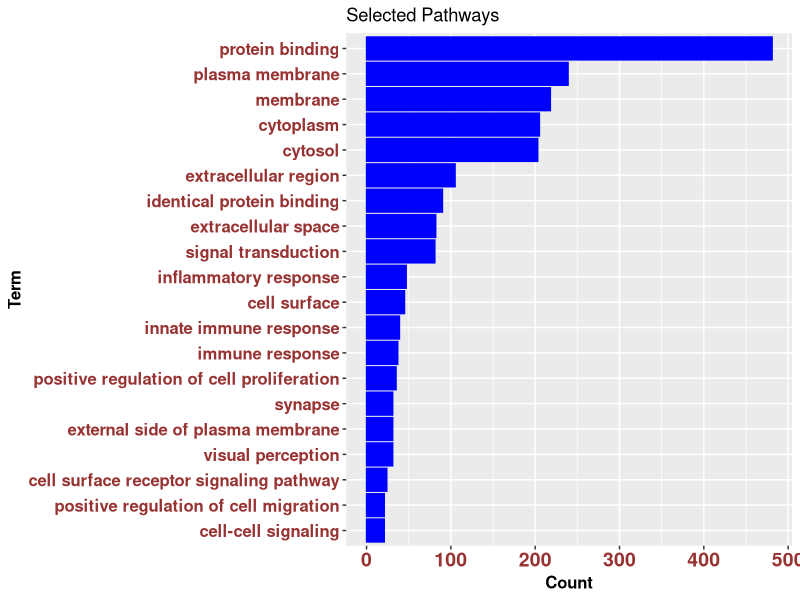

This chart was generated by the following R code:

library(dplyr)
library(ggplot2)
library("Cairo")
library(tidyverse)

## extract gene names from a data frame
# write.table(filtered_CV_top50_tpm_matrix$hgnc_symbol, "gene_symbols_top50_CV.txt",
#             row.names = FALSE, quote = FALSE)

david_data=read.delim("david_analysis.txt", sep='\t')
head(david_data)


david_data<-david_data %>% 
  filter(substr(Term,1,2)=="GO", FDR < 0.05) %>% 
  mutate(GO_ID = do.call('rbind', strsplit(Term,'~', fixed=TRUE))[,1],
         Term = do.call('rbind', strsplit(Term,'~', fixed=TRUE))[,2]) %>% 
  arrange(Count)
  
head(david_data)
# volcano
# down_et_C_MW <- subset(et_table_C_MW, et_table_C_MW$logFC <= -1 & et_table_C_MW$PValue <= 0.0001)
# with(et_table_MT_AB, plot(et_table_MT_AB$logFC, -log10(et_table_MT_AB$PValue),
#                           pch=20, main="Cond. A vs Cond. B in MT",ylim=c(0,10)))
# with(subset(et_table_MT_AB, logFC >= 1 & PValue <= 0.001), 
#      points(logFC, -log10(PValue), pch=20, col="red"))
# with(subset(et_table_MT_AB, logFC <= -1 & PValue <= 0.001),
#      points(logFC, -log10(PValue), pch=20, col="blue"))
# S6 Vs R6 all pathways

Cairo(
file="bar_chart_pathways.jpg",
type="jpg",
width = 10,
height = 14,
units = "in",
dpi = 500,
pointsize = 6,
compression = c("lzw")
)



david_data$Term <- factor(david_data$Term, levels = david_data$Term)
ggplot(tail(david_data,20), aes(Term, Count)) + 
ggtitle("Selected Pathways") +
geom_bar(stat="identity", color="blue", fill="blue")+	
coord_flip() +
theme(axis.text.x = element_text(face="bold", color="#993333", 
                           size=14),
          axis.text.y = element_text(face="bold", color="#993333", 
                           size=12),
	  legend.text = element_text(face="bold"),
	  axis.title.x = element_text(face="bold", size=12),
	  axis.title.y = element_text(face="bold", size=12) )

dev.off()


## enrich R
